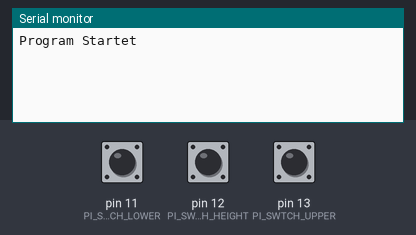
This sketch was run on a simulated Arduino Uno, built with avr-gcc and run on an emulated ATmega328P. Shown: the last lines printed to the serial monitor. The inputs (shaded band) are chosen by the test bench; at power-on: pin 11 (PI_SWTCH_LOWER) LOW, pin 12 (PI_SWTCH_HEIGHT) LOW, pin 13 (PI_SWTCH_UPPER) LOW.

Above: at 1.3 s.
1.4 s: pin 11 (PI_SWTCH_LOWER) pulled HIGH for 0.15 s
At 2.6 s:
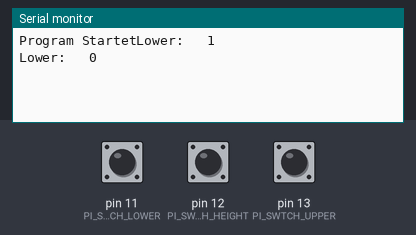
3.5 s: pin 12 (PI_SWTCH_HEIGHT) pulled HIGH for 0.15 s
At 5.2 s:
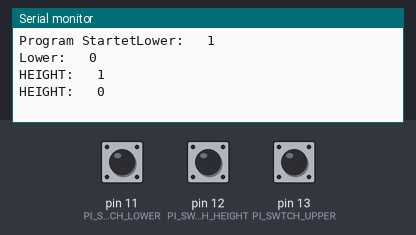
5.5 s: pin 13 (PI_SWTCH_UPPER) pulled HIGH for 0.15 s
At 6.8 s:
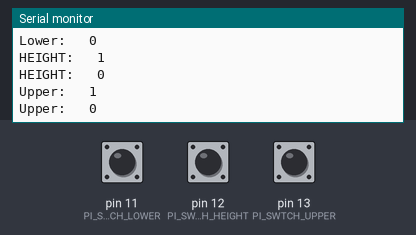

The sketch:

Switches.ino
```cpp
#define PI_SWTCH_UPPER  13  // Sample wheel encoding switch (Sample hole)
#define PI_SWTCH_LOWER  11  // Sample wheel encoding switch (Flush hole)
#define PI_SWTCH_HEIGHT 12  // Height limit switch

int Upper;
int Lower;
int Height;
int prevHeight = 0;
int prevUpper  = 0;
int prevLower  = 0;

unsigned long lastMillis;

void setup() {
  Serial.begin(9600);
  pinMode(PI_SWTCH_UPPER, INPUT);
  pinMode(PI_SWTCH_LOWER, INPUT);
  pinMode(PI_SWTCH_HEIGHT, INPUT);
  Serial.print("Program Startet");
}

void loop() {
  if (millis() - lastMillis >= 500) {
    lastMillis = millis();
    Upper      = digitalRead(PI_SWTCH_UPPER);
    Lower      = digitalRead(PI_SWTCH_LOWER);
    Height     = digitalRead(PI_SWTCH_HEIGHT);
  }

  if (prevHeight != Height) {
    prevHeight = Height;
    Serial.print("HEIGHT:   ");
    Serial.println(Height);
  }

  if (prevUpper != Upper) {
    prevUpper = Upper;
    Serial.print("Upper:   ");
    Serial.println(Upper);
  }

  if (prevLower != Lower) {
    prevLower = Lower;
    Serial.print("Lower:   ");
    Serial.println(Lower);
  }
}
```

Measured:
- after the input at 1.4 s, the serial monitor: prints a new line after 0.10 s (image 1)
- after the input at 3.5 s, the serial monitor: prints a new line at once (image 2)
- after the input at 5.5 s, the serial monitor: prints a new line at once (image 3)
